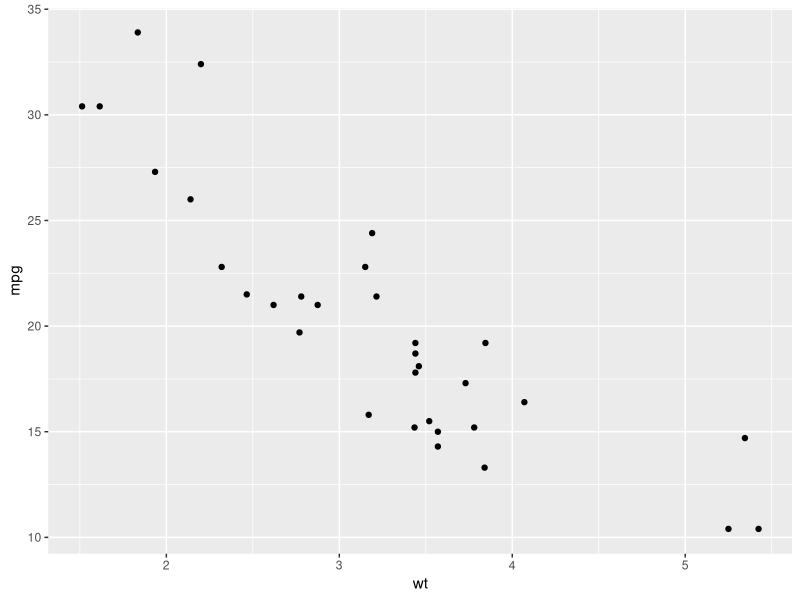
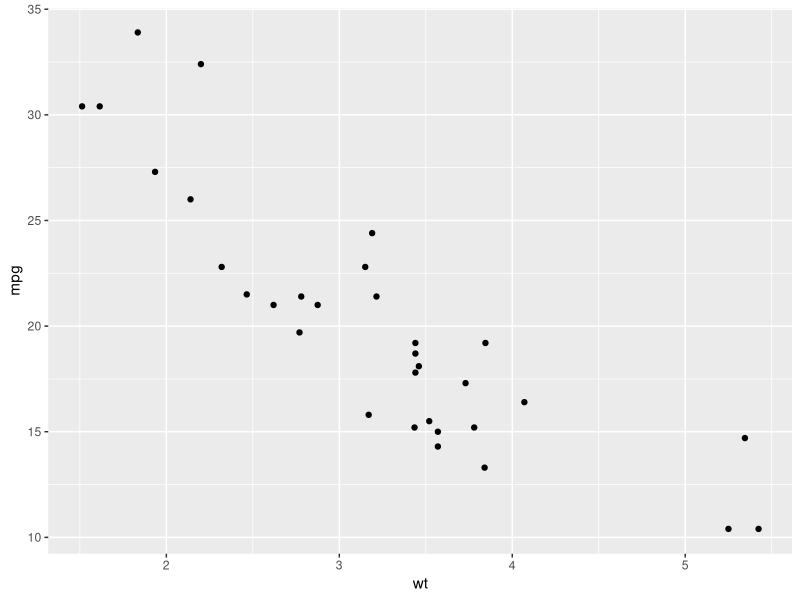
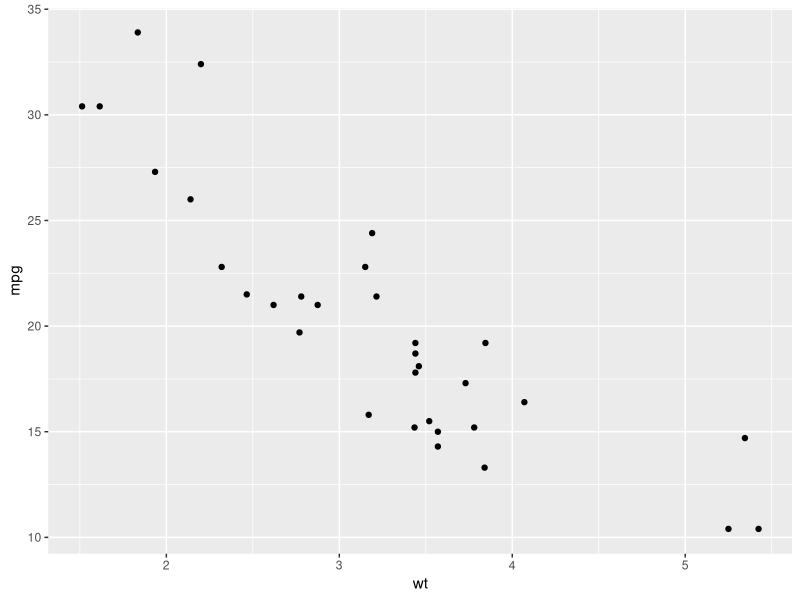
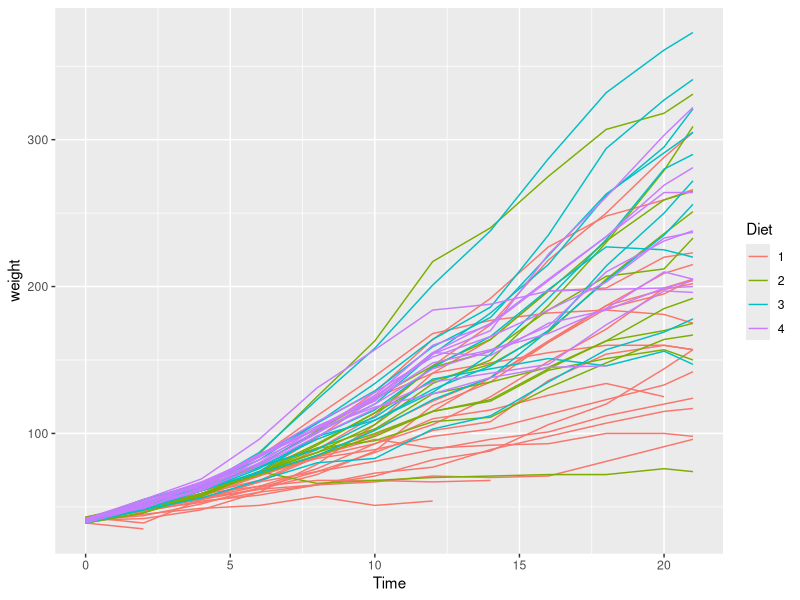
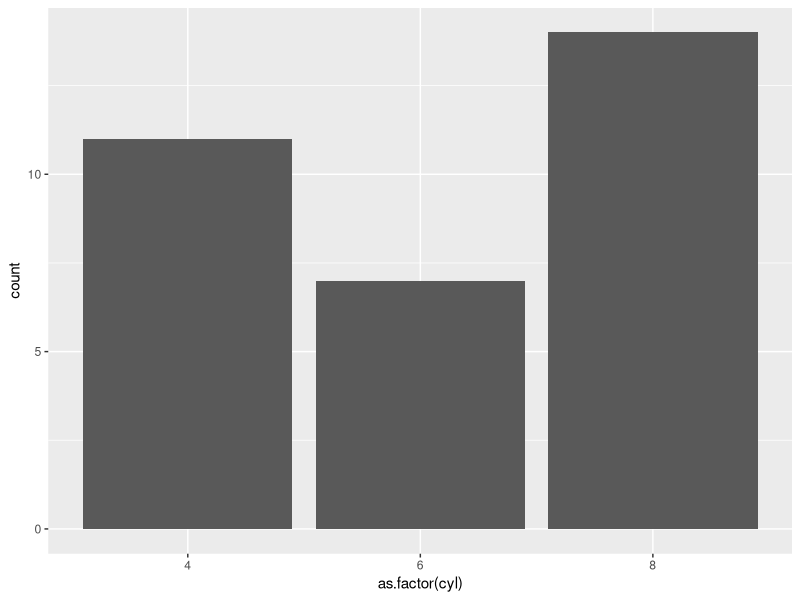
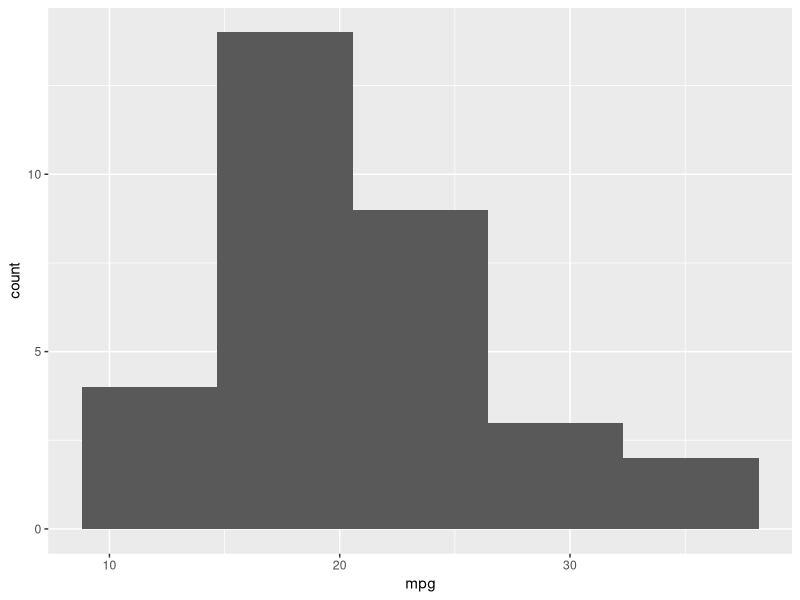
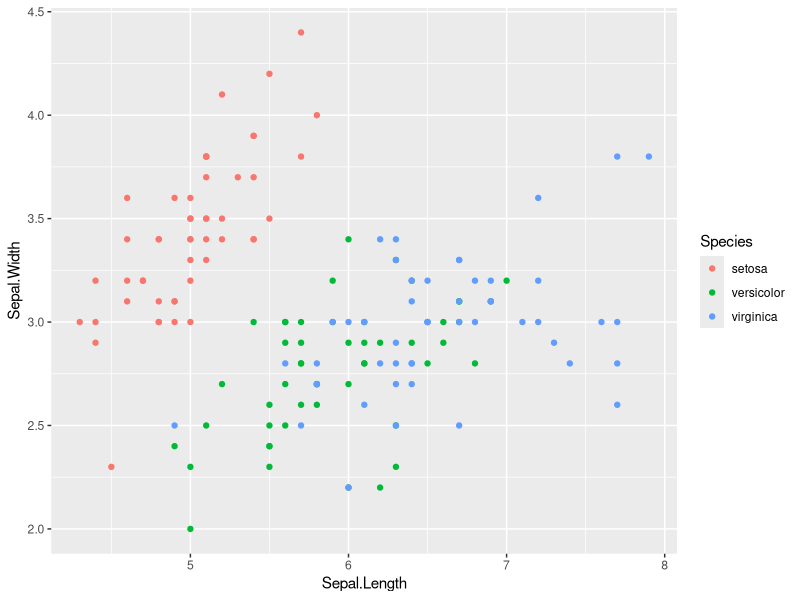
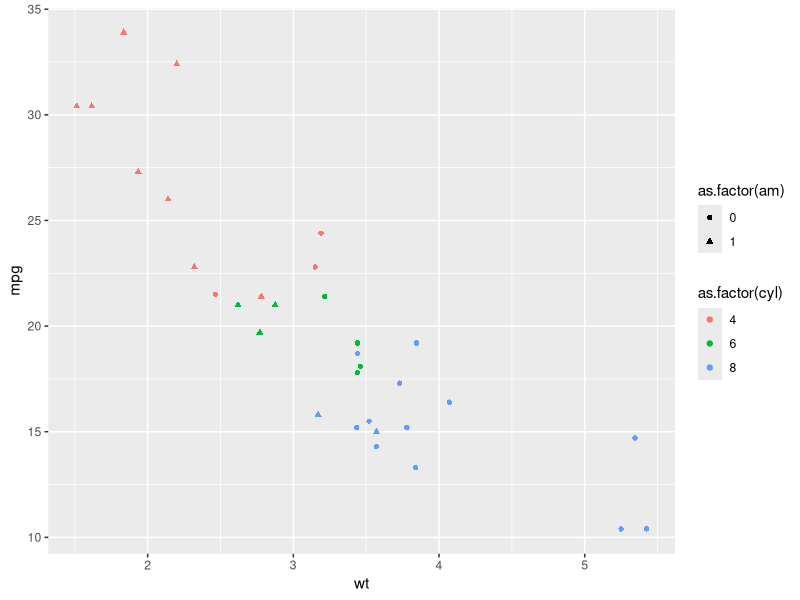

The R source for these figures, in order:
## ----echo=F,results=hide-------------------------------------------------------------------------------------------
 Sys.setlocale("LC_TIME", "Cat")


## ----echo=T,eval=FALSE---------------------------------------------------------------------------------------------
## install.packages("tidyverse")


## ----echo=T,eval=FALSE---------------------------------------------------------------------------------------------
## install.packages("ggplot2")
## library(ggplot2)


## ----dades1,echo=F,results=tex-------------------------------------------------------------------------------------
library(xtable)
library(gridExtra)
print(xtable(head(mtcars)),scalebox=0.55)


## ----dades2,echo=F,results=tex-------------------------------------------------------------------------------------
print(xtable(head(iris)),scalebox=0.75)


## ----dades3,echo=T,results=tex,size='tiny'-------------------------------------------------------------------------
data(airquality)
attach(airquality)
airquality$Obsdata<-paste('2016',Month,Day,sep='-')
detach(airquality)
print(xtable(head(airquality)),scalebox=0.75)


## ----dades3b,echo=T,results=tex,size='tiny'------------------------------------------------------------------------
data(ChickWeight)
print(xtable(head(ChickWeight)),scalebox=0.75)


## ----results=verbatim----------------------------------------------------------------------------------------------
aux<-as.data.frame(t(WorldPhones))
aux$cont<-rownames(aux)
telef<-reshape(aux,direction='long',idvar='cont',
        varying = list(1:7),times=colnames(aux)[1:7]
        ,timevar='year',v.names='telef')
head(telef)


## ----eval=F--------------------------------------------------------------------------------------------------------
## objeto<-ggplot(dataframe)


## ----eval=F--------------------------------------------------------------------------------------------------------
## ggplot(dataframe)


## ----eval=F,echo=T-------------------------------------------------------------------------------------------------
## library(ggplot2)
## ggplot(mtcars)


## ----fig10,include=TRUE,fig=TRUE,height=3--------------------------------------------------------------------------
library(ggplot2)
ggplot(data=mtcars)+geom_point(aes(x=wt,y=mpg))


## ----include=FALSE,fig=TRUE,height=3-------------------------------------------------------------------------------
ggplot(data=mtcars,aes(x=wt,y=mpg))+geom_point()


## ----include=FALSE,fig=TRUE,height=3-------------------------------------------------------------------------------
ggplot()+geom_point(data=mtcars,aes(x=wt,y=mpg))


## ----include=TRUE,fig=TRUE,height=3--------------------------------------------------------------------------------
ggplot(data=ChickWeight)+geom_line(aes(x=Time,y=weight,col=Diet,group=Chick))


## ----include=T,fig=TRUE,height=2-----------------------------------------------------------------------------------
ggplot(mtcars)+geom_bar(aes(x=as.factor(cyl)))

## ----include=T,fig=TRUE,height=2-----------------------------------------------------------------------------------
ggplot(mtcars)+geom_histogram(aes(x=mpg),bins=5)


## ----fig=TRUE,height=3---------------------------------------------------------------------------------------------
ggplot(data=iris) + 
 geom_point(aes(x=Sepal.Length, y=Sepal.Width,col=Species))


## ----fig=TRUE,height=3---------------------------------------------------------------------------------------------
ggplot(data=mtcars) + 
 geom_point(aes(x=wt, y=mpg,col=as.factor(cyl),shape=as.factor(am)))


## ----include=TRUE,fig=TRUE,height=3--------------------------------------------------------------------------------
ggplot(data=ChickWeight)+geom_line(aes(x=Time,y=weight,col=Diet,group=Chick))


## ----fig=TRUE,height=1.5-------------------------------------------------------------------------------------------
ggplot(data=mtcars) + geom_point(aes(x=wt, y=mpg,col='am'),col='red')


## ----fig=TRUE,height=1.5-------------------------------------------------------------------------------------------
ggplot(data=mtcars) + geom_point(aes(x=wt, y=mpg,col='red'))


## ----fig=TRUE,height=1.5-------------------------------------------------------------------------------------------
p<-ggplot(data=iris,aes(x=Sepal.Length, y=Sepal.Width))
p+geom_point()


## ----fig=TRUE,height=1.5-------------------------------------------------------------------------------------------
p+geom_point()+geom_smooth(method='lm')


## ----eval=F--------------------------------------------------------------------------------------------------------
## p<-ggplot(data=iris)
## p+geom_point(aes(x=Sepal.Length, y=Sepal.Width))
## p+geom_point()+geom_smooth(method='lm')


## ----eval=F--------------------------------------------------------------------------------------------------------
## ggplot(data=mtcars) + geom_point(aes(x=wt,
##                       y=mpg,col=as.factor(cyl)))
## ggplot(data=mtcars) + geom_point(aes(x=wt, y=mpg,col=cyl))


## ----echo=F,eval=F-------------------------------------------------------------------------------------------------
## ggplot(data=mtcars) +
##  geom_point(aes(x=wt, y=mpg,col=as.factor(cyl),shape=as.factor(cyl)))


## ----echo=F,eval=F-------------------------------------------------------------------------------------------------
## ggplot(data=mtcars) +
##  geom_point(aes(x=wt, y=mpg,col=mpg>20))


## ----fig=TRUE,height=1.5-------------------------------------------------------------------------------------------
p<-ggplot(mtcars,aes(x=wt,y=mpg))
p+geom_point()


## ----fig=TRUE,height=1.5-------------------------------------------------------------------------------------------
p+geom_smooth()+geom_smooth(aes(linetype=as.factor(am)),col='red')


## ----fig=T,height=3------------------------------------------------------------------------------------------------
p+geom_point(aes(color=as.factor(am)))+
 geom_smooth(aes(linetype=as.factor(am),col=as.factor(am)))+
 geom_hline(yintercept=22)+
 geom_label(aes(x=4,y=24,label='mpg=22'))


## ----fig=T,height=3------------------------------------------------------------------------------------------------
ggplot(airquality,aes(x=as.Date(Obsdata)))+
 geom_line(aes(y=Temp),col='red')+
 geom_line(aes(y=Ozone),color='blue')


## ----eval=F--------------------------------------------------------------------------------------------------------
## p1<-ggplot(data=iris,aes(x=Sepal.Length,y=Sepal.Width))


## ----fig=T,height=2.5----------------------------------------------------------------------------------------------
ggplot(mtcars)+geom_boxplot(aes(x=as.factor(am),y=mpg))


## ----fig=T,height=1.5----------------------------------------------------------------------------------------------
ggplot(mtcars)+geom_density(aes(mpg))


## ----fig=T,height=1.8----------------------------------------------------------------------------------------------
p1<-ggplot(iris,aes(x=Sepal.Length,y=Sepal.Width))
p1+geom_point()+geom_boxplot()+geom_density2d()

## ----fig=T,height=1.8----------------------------------------------------------------------------------------------
p2<-ggplot(telef,aes(x=year,y=cont))
p2+geom_tile(aes(fill=telef))


## ----fig=T,height=1.5----------------------------------------------------------------------------------------------
ggplot(iris)+geom_point(aes(x=Sepal.Length,
   y=Petal.Length))+ facet_wrap(~Species)


## ----fig=T,height=3------------------------------------------------------------------------------------------------
ggplot(mtcars,aes(x=wt,y=mpg))+geom_point()+
 geom_smooth()+
 facet_grid(as.factor(am)~as.factor(cyl))


## ----eval=F--------------------------------------------------------------------------------------------------------
## ggplot(mtcars,aes(x=wt,y=mpg))+geom_point()+
##  geom_smooth()+
##  facet_grid(as.factor(am)~as.factor(gear))


## ----eval=F,echo=FALSE---------------------------------------------------------------------------------------------
## ggplot(mtcars)+geom_point(aes(x=wt,
##    y=mpg))+ facet_wrap(~cut(hp,3))


## ----fig=T,height=1.5----------------------------------------------------------------------------------------------
ggplot(mtcars)+geom_bar(aes(x=gear))


## ----echo=F,results=tex--------------------------------------------------------------------------------------------
print(xtable(table(mtcars$gear)),scalebox=0.6)


## ----fig=T,height=1.5----------------------------------------------------------------------------------------------
ggplot(mtcars)+stat_count(aes(x=gear))


## ------------------------------------------------------------------------------------------------------------------
aux=data.frame(x=c('a','b','c'),y=c(10,20,15))

## ----eval=F--------------------------------------------------------------------------------------------------------
## ggplot(aux)+geom_bar(aes(x,y))

## ----fig=T,height=1.75---------------------------------------------------------------------------------------------
ggplot(aux)+geom_bar(aes(x,y),stat='identity')


## ----fig=T,height=1.75---------------------------------------------------------------------------------------------
ggplot(aux)+geom_col(aes(x,y))


## ----fig=T,height=1.5----------------------------------------------------------------------------------------------
ggplot(mtcars)+geom_bar(aes(gear,y=..prop..))

## ----fig=T,height=2------------------------------------------------------------------------------------------------
ggplot(airquality,aes(x=as.Date(Obsdata)))+
 geom_line(aes(y=Temp),col='red')+
 geom_bar(aes(y=Wind),color='blue',stat='identity')


## ----fig=T,height=3------------------------------------------------------------------------------------------------
p<-ggplot(ChickWeight,aes(x=Time,y=weight))
p+stat_summary(fun=mean)


## ----fig=T,height=3------------------------------------------------------------------------------------------------
p+stat_summary(fun=mean,geom='line')


## ----fig=T,height=3------------------------------------------------------------------------------------------------
p+stat_summary(fun=mean,geom='line',aes(col=Diet))


## ----fig=T,height=3------------------------------------------------------------------------------------------------
p+stat_summary(fun=mean,fun.min=function(x) mean(x)-sd(x),fun.max=function(x) mean(x)+sd(x))


## ----fig=T,height=3------------------------------------------------------------------------------------------------
p+ stat_summary(fun=mean,geom='line',aes(col=Diet))+
 stat_summary(fun=mean,fun.min=function(x) mean(x)-sd(x),fun.max=function(x) mean(x)+sd(x),aes(col=Diet))


## ----echo=F,results=verbatim---------------------------------------------------------------------------------------
head(telef)


## ----fig=T,height=1.5----------------------------------------------------------------------------------------------
ggplot(telef,aes(x=year,y=telef,col=cont))+geom_line()


## ----fig=T,height=1.5----------------------------------------------------------------------------------------------
ggplot(telef,aes(x=year,y=telef,col=cont))+geom_line(aes(group=cont))


## ----fig=T,height=3------------------------------------------------------------------------------------------------
ggplot(mtcars)+geom_bar(aes(x=as.factor(cyl),
  fill=as.factor(gear)))


## ----fig=T,height=3------------------------------------------------------------------------------------------------
library(gridExtra)
p1<-ggplot(mtcars,aes(x=as.factor(cyl),fill=as.factor(gear)))
grid.arrange(p1+geom_bar(position='stack'), 
p1+geom_bar(position='fill'),
p1+geom_bar(position='dodge'), 
p1+geom_bar(position='identity'),ncol=2)


## ----fig=T,height=3------------------------------------------------------------------------------------------------
p<-ggplot(ChickWeight,aes(x=Time,y=weight))
grid.arrange(p+geom_point(),
p+geom_jitter(),ncol=2)



## ----fig=T,height=1.5----------------------------------------------------------------------------------------------
p<-ggplot(iris,aes(x=Species,y=Sepal.Length))+geom_boxplot()
p+coord_flip()


## ----fig=T,height=1.5----------------------------------------------------------------------------------------------
p<-ggplot(mtcars,aes(x=as.factor(carb),fill=as.factor(carb)))
grid.arrange(p+geom_bar(),
p+geom_bar()+coord_polar(),ncol=2)

## ----fig=T,height=1.5----------------------------------------------------------------------------------------------
sp<-map_data('world','Spain')
p<-ggplot(sp,aes(long,lat,group=group))
grid.arrange(p+geom_polygon(fill='red'),
p+geom_polygon(fill='red')+coord_quickmap(),ncol=2)


## ----fig=T,height=2.5----------------------------------------------------------------------------------------------
p1<-ggplot(mtcars,aes(x=hp,y=mpg))
grid.arrange(p1+geom_point(),p1+geom_point()+
coord_cartesian(xlim=c(50,150),ylim=c(15,25)),ncol=2)

